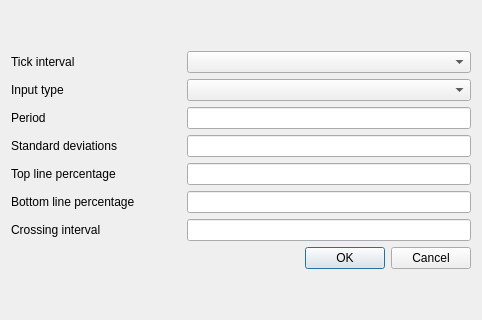
<?xml version="1.0" encoding="UTF-8"?>
<ui version="4.0">
 <class>BBAdvancedSettingsDialog</class>
 <widget class="QDialog" name="BBAdvancedSettingsDialog">
  <property name="geometry">
   <rect>
    <x>0</x>
    <y>0</y>
    <width>482</width>
    <height>320</height>
   </rect>
  </property>
  <property name="minimumSize">
   <size>
    <width>480</width>
    <height>320</height>
   </size>
  </property>
  <property name="windowTitle">
   <string>Bollinger Bands Advanced Settings</string>
  </property>
  <layout class="QGridLayout" name="gridLayout">
   <item row="0" column="0">
    <layout class="QVBoxLayout" name="verticalLayout">
     <item>
      <layout class="QHBoxLayout" name="horizontalLayout">
       <item>
        <widget class="QLabel" name="label">
         <property name="minimumSize">
          <size>
           <width>170</width>
           <height>0</height>
          </size>
         </property>
         <property name="text">
          <string>Tick interval</string>
         </property>
        </widget>
       </item>
       <item>
        <widget class="QComboBox" name="comboBox">
         <property name="sizePolicy">
          <sizepolicy hsizetype="Expanding" vsizetype="Fixed">
           <horstretch>0</horstretch>
           <verstretch>0</verstretch>
          </sizepolicy>
         </property>
         <property name="minimumSize">
          <size>
           <width>150</width>
           <height>0</height>
          </size>
         </property>
        </widget>
       </item>
      </layout>
     </item>
     <item>
      <layout class="QHBoxLayout" name="horizontalLayout_3">
       <item>
        <widget class="QLabel" name="label_3">
         <property name="minimumSize">
          <size>
           <width>170</width>
           <height>0</height>
          </size>
         </property>
         <property name="text">
          <string>Input type</string>
         </property>
        </widget>
       </item>
       <item>
        <widget class="QComboBox" name="comboBox_3">
         <property name="sizePolicy">
          <sizepolicy hsizetype="Expanding" vsizetype="Fixed">
           <horstretch>0</horstretch>
           <verstretch>0</verstretch>
          </sizepolicy>
         </property>
         <property name="minimumSize">
          <size>
           <width>150</width>
           <height>0</height>
          </size>
         </property>
        </widget>
       </item>
      </layout>
     </item>
     <item>
      <layout class="QHBoxLayout" name="horizontalLayout_5">
       <item>
        <widget class="QLabel" name="label_6">
         <property name="minimumSize">
          <size>
           <width>170</width>
           <height>0</height>
          </size>
         </property>
         <property name="text">
          <string>Period</string>
         </property>
        </widget>
       </item>
       <item>
        <widget class="QLineEdit" name="lineEdit_2">
         <property name="sizePolicy">
          <sizepolicy hsizetype="Expanding" vsizetype="Fixed">
           <horstretch>0</horstretch>
           <verstretch>0</verstretch>
          </sizepolicy>
         </property>
         <property name="minimumSize">
          <size>
           <width>150</width>
           <height>0</height>
          </size>
         </property>
        </widget>
       </item>
      </layout>
     </item>
     <item>
      <layout class="QHBoxLayout" name="horizontalLayout_4">
       <item>
        <widget class="QLabel" name="label_5">
         <property name="minimumSize">
          <size>
           <width>170</width>
           <height>0</height>
          </size>
         </property>
         <property name="text">
          <string>Standard deviations</string>
         </property>
        </widget>
       </item>
       <item>
        <widget class="QLineEdit" name="lineEdit">
         <property name="sizePolicy">
          <sizepolicy hsizetype="Expanding" vsizetype="Fixed">
           <horstretch>0</horstretch>
           <verstretch>0</verstretch>
          </sizepolicy>
         </property>
         <property name="minimumSize">
          <size>
           <width>150</width>
           <height>0</height>
          </size>
         </property>
        </widget>
       </item>
      </layout>
     </item>
     <item>
      <layout class="QHBoxLayout" name="horizontalLayout_2">
       <item>
        <widget class="QLabel" name="label_2">
         <property name="minimumSize">
          <size>
           <width>170</width>
           <height>0</height>
          </size>
         </property>
         <property name="text">
          <string>Top line percentage</string>
         </property>
        </widget>
       </item>
       <item>
        <widget class="QLineEdit" name="lineEdit_3">
         <property name="sizePolicy">
          <sizepolicy hsizetype="Expanding" vsizetype="Fixed">
           <horstretch>0</horstretch>
           <verstretch>0</verstretch>
          </sizepolicy>
         </property>
        </widget>
       </item>
      </layout>
     </item>
     <item>
      <layout class="QHBoxLayout" name="horizontalLayout_6">
       <item>
        <widget class="QLabel" name="label_4">
         <property name="minimumSize">
          <size>
           <width>170</width>
           <height>0</height>
          </size>
         </property>
         <property name="text">
          <string>Bottom line percentage</string>
         </property>
        </widget>
       </item>
       <item>
        <widget class="QLineEdit" name="lineEdit_4">
         <property name="sizePolicy">
          <sizepolicy hsizetype="Expanding" vsizetype="Fixed">
           <horstretch>0</horstretch>
           <verstretch>0</verstretch>
          </sizepolicy>
         </property>
        </widget>
       </item>
      </layout>
     </item>
     <item>
      <layout class="QHBoxLayout" name="horizontalLayout_7">
       <item>
        <widget class="QLabel" name="label_7">
         <property name="minimumSize">
          <size>
           <width>170</width>
           <height>0</height>
          </size>
         </property>
         <property name="text">
          <string>Crossing interval</string>
         </property>
        </widget>
       </item>
       <item>
        <widget class="QLineEdit" name="lineEdit_5">
         <property name="sizePolicy">
          <sizepolicy hsizetype="Expanding" vsizetype="Fixed">
           <horstretch>0</horstretch>
           <verstretch>0</verstretch>
          </sizepolicy>
         </property>
        </widget>
       </item>
      </layout>
     </item>
     <item>
      <widget class="QDialogButtonBox" name="buttonBox">
       <property name="orientation">
        <enum>Qt::Horizontal</enum>
       </property>
       <property name="standardButtons">
        <set>QDialogButtonBox::Cancel|QDialogButtonBox::Ok</set>
       </property>
      </widget>
     </item>
    </layout>
   </item>
  </layout>
 </widget>
 <resources/>
 <connections>
  <connection>
   <sender>buttonBox</sender>
   <signal>accepted()</signal>
   <receiver>BBAdvancedSettingsDialog</receiver>
   <slot>accept()</slot>
   <hints>
    <hint type="sourcelabel">
     <x>248</x>
     <y>254</y>
    </hint>
    <hint type="destinationlabel">
     <x>157</x>
     <y>274</y>
    </hint>
   </hints>
  </connection>
  <connection>
   <sender>buttonBox</sender>
   <signal>rejected()</signal>
   <receiver>BBAdvancedSettingsDialog</receiver>
   <slot>reject()</slot>
   <hints>
    <hint type="sourcelabel">
     <x>316</x>
     <y>260</y>
    </hint>
    <hint type="destinationlabel">
     <x>286</x>
     <y>274</y>
    </hint>
   </hints>
  </connection>
 </connections>
</ui>
